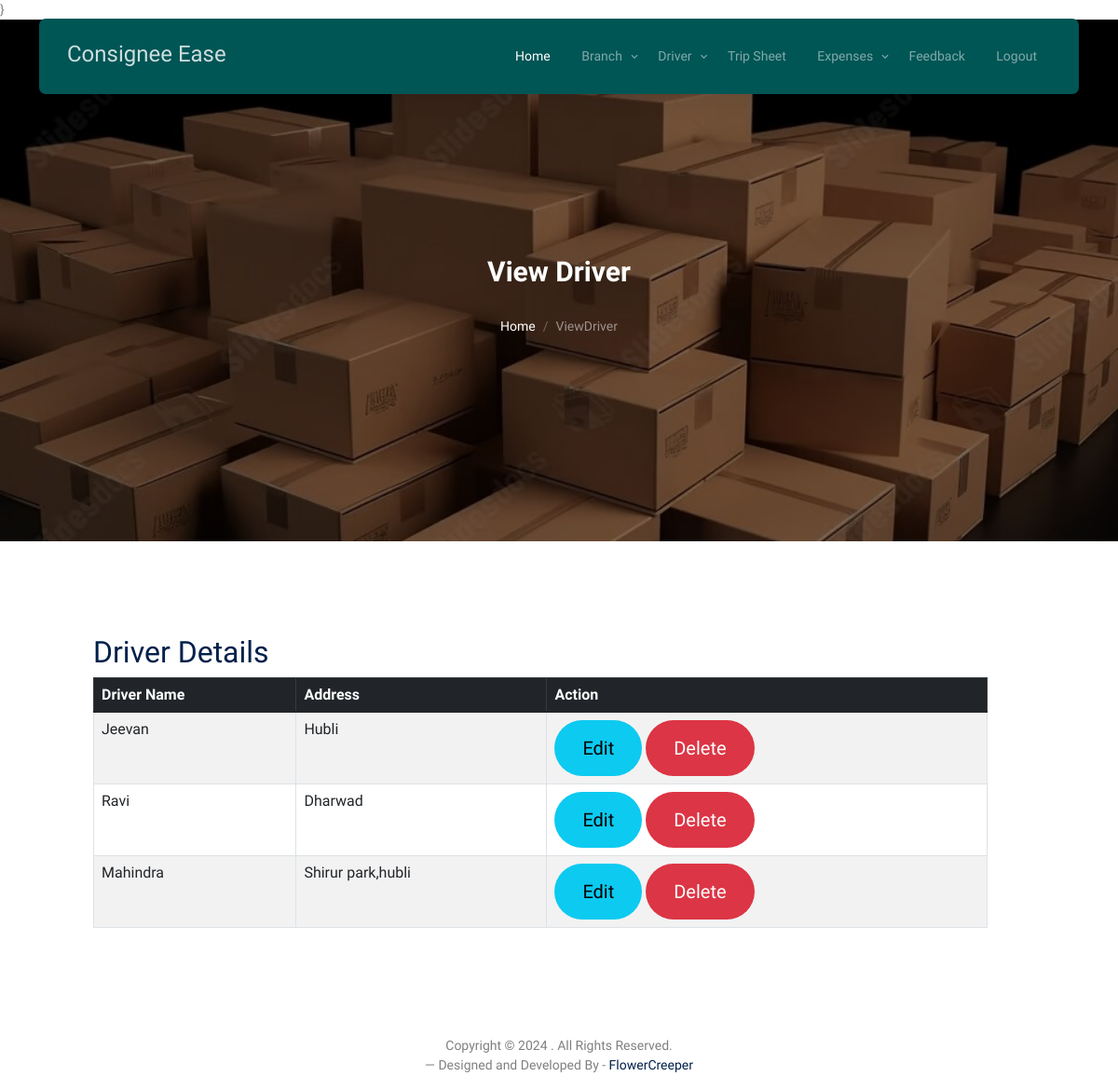
/view_driver, run on the app's committed database.
### consign_app/models.py (models this page shows)
class Driver(models.Model):
    driver_name = models.CharField(max_length=50, null=True)
    phone_number = models.CharField(max_length=50, null=True)
    address = models.CharField(max_length=50, null=True)
    vehicle_number = models.CharField(max_length=50, null=True)

### consign_app/views.py (the view)
# urls.py: path('view_driver', views.view_driver, name='view_driver'),
def view_driver(request):
    data=Driver.objects.all()
    return render(request,'view_driver.html',{'data':data})

### consign_app/templates/view_driver.html (shortened to what this page needs)
{% load static %}}
<!DOCTYPE html>
<html lang="en">
  <head>
    <link rel="stylesheet" href="{% static 'fonts/icomoon/style.css' %}" />
    <link rel="stylesheet" href="{% static 'fonts/flaticon/font/flaticon.css' %}" />
    <link rel="stylesheet" href="{% static 'css/tiny-slider.css' %}" />
    <link rel="stylesheet" href="{% static 'css/aos.css' %}" />
    <link rel="stylesheet" href="{% static 'css/style.css' %}" />
  </head>
  <body>
    {% include 'index_menu.html' %}
    <div
      class="hero page-inner overlay"
      style="background-image: url('{% static 'images/hero_bg_1.jpg' %}')"
    >
      <div class="container">
        <div class="row justify-content-center align-items-center">
          <div class="col-lg-9 text-center mt-5">
            <h1 class="heading" data-aos="fade-up">View Driver </h1>
            <nav
              aria-label="breadcrumb"
              data-aos="fade-up"
              data-aos-delay="200"
            >
              <ol class="breadcrumb text-center justify-content-center">
                <li class="breadcrumb-item"><a href="{% url 'index' %}}">Home</a></li>
                <li
                  class="breadcrumb-item active text-white-50"
                  aria-current="page"
                >
                  ViewDriver
                </li>
              </ol>
            </nav>
          </div>
        </div>
      </div>
    </div>
<div class="content">
    <div class="" style="margin:100px; width: 80%; overflow-x: auto;">
        <h2>Driver Details</h2>
        <div class="">
            <div class="">
                <form method="get">
                    <table class="table table-striped table-bordered">
                        <thead class="table-dark">
                        <tr>
                            <th>Driver Name</th>
                            <th>Address</th>
                            <th>Action</th>
                        </tr>
                        </thead>
                        <tbody>
                        {% for d in data %}
                        <tr class="custom-row">
                            <td>{{d.driver_name}}</td>
                            <td>{{d.address}}</td>
                            <td class="action-btns">
                                <a href="{% url 'driver_edit' d.id %}" class="btn btn-info btn-lg">Edit</a>
                                <a href="{% url 'driver_delete' d.id %}" class="btn btn-danger btn-lg">Delete</a>
                            </td>
                        </tr>
                        {% endfor %}
                        </tbody>
                    </table>
                </form>
            </div>
        </div>
    </div>
</div>
<div class="row mt-5">
          <div class="col-12 text-center">
            <p>
              Copyright &copy;
              . All Rights Reserved. <br>&mdash; Designed and Developed  By -
              <a href="https://flowercreeper.com/index.php">FlowerCreeper</a>
            </p>
          </div>
        </div>
  </body>
</html>

### consign_app/templates/index_menu.html (shortened to what this page needs)
    <nav class="site-nav">
      <div class="container">
        <div class="menu-bg-wrap">
          <div class="site-navigation">
            <a href="{% url 'index' %}}" class="logo m-0 float-start">Consignee Ease</a>
            <ul
              class="js-clone-nav d-none d-lg-inline-block text-start site-menu float-end"
            >
              <li class="active"><a href="{% url 'index' %}">Home</a></li>
              <li class="has-children">
                <a href="properties.html">Branch</a>
              </li>
              <li class="has-children">
                <a href="properties.html">Driver</a>
              </li>
              <li><a href="{% url 'adminTripSheet' %}">Trip Sheet</a></li>
              <li class="has-children">
                <a href="properties.html">Expenses</a>
              </li>
              <li><a href="{% url 'view_feedback' %}">Feedback</a></li>
              <li><a href="{% url 'index' %}">Logout</a></li>
            </ul>
          </div>
        </div>
      </div>
    </nav>

### data on the page
Driver: driver_name "Jeevan", address "Hubli"
Driver: driver_name "Ravi", address "Dharwad"
Driver: driver_name "Mahindra", address "Shirur park,hubli"
